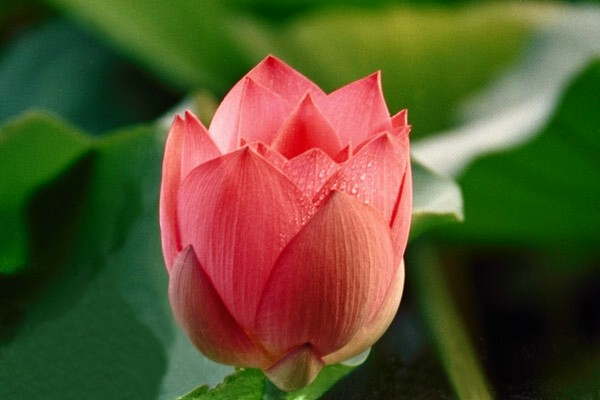
#> input picture Rose.jpg, 600 x 400 px
$ python Negatif.py
#> lines starting #> are read from the running program, lines starting #| are printed output that depends on the picture
import cv2

img = cv2.imread("Rose.jpg")
#> img is the input picture: shape (400, 600, 3); mean B, G, R 45.3, 81.5, 88.9
img_1 = 255 - img
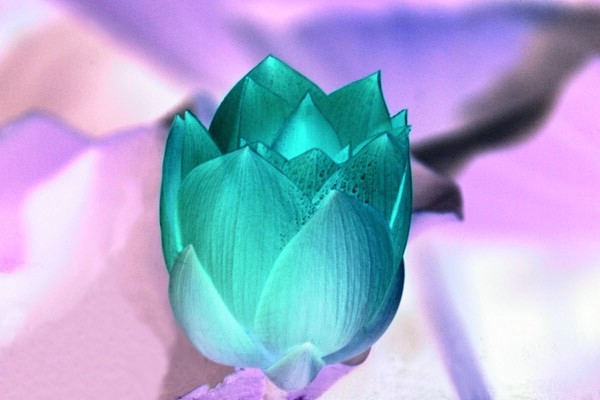
#> img_1: shape (400, 600, 3); mean B, G, R 209.7, 173.5, 166.1

cv2.imshow("Citra Asli", img)
cv2.imshow("Citra Negatif", img_1)

cv2.waitKey(0)
cv2.destroyAllWindows()
